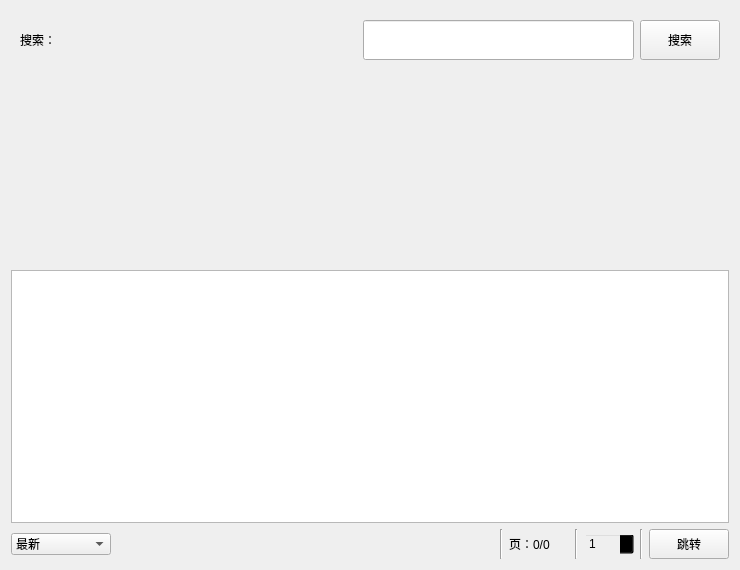
<?xml version="1.0" encoding="UTF-8"?>
<ui version="4.0">
 <class>Search</class>
 <widget class="QWidget" name="Search">
  <property name="geometry">
   <rect>
    <x>0</x>
    <y>0</y>
    <width>740</width>
    <height>570</height>
   </rect>
  </property>
  <property name="minimumSize">
   <size>
    <width>80</width>
    <height>0</height>
   </size>
  </property>
  <property name="windowTitle">
   <string>搜索</string>
  </property>
  <layout class="QVBoxLayout" name="verticalLayout">
   <item>
    <widget class="QWidget" name="searchWidget" native="true">
     <property name="minimumSize">
      <size>
       <width>0</width>
       <height>0</height>
      </size>
     </property>
     <layout class="QVBoxLayout" name="verticalLayout_2">
      <item>
       <layout class="QHBoxLayout" name="horizontalLayout_2">
        <property name="spacing">
         <number>6</number>
        </property>
        <property name="sizeConstraint">
         <enum>QLayout::SetMinimumSize</enum>
        </property>
        <item>
         <widget class="QLabel" name="label_2">
          <property name="minimumSize">
           <size>
            <width>60</width>
            <height>0</height>
           </size>
          </property>
          <property name="maximumSize">
           <size>
            <width>60</width>
            <height>40</height>
           </size>
          </property>
          <property name="toolTip">
           <string>&lt;html&gt;&lt;head/&gt;&lt;body&gt;&lt;p&gt;搜寻的最佳姿势?&lt;/p&gt;&lt;p&gt;【包含搜寻】&lt;/p&gt;&lt;p&gt;搜寻全彩[空格][+]人妻,仅显示全彩且是人妻的本本&lt;/p&gt;&lt;p&gt;范例:全彩 +人妻&lt;br/&gt;&lt;/p&gt;&lt;p&gt;【排除搜寻】&lt;/p&gt;&lt;p&gt;搜寻全彩[空格][]人妻,显示全彩并排除人妻的本本&lt;/p&gt;&lt;p&gt;范例:全彩 -人妻&lt;br/&gt;&lt;/p&gt;&lt;p&gt;【我都要搜寻】&lt;/p&gt;&lt;p&gt;搜寻全彩[空格]人妻,会显示所有包含全彩及人妻的本本&lt;/p&gt;&lt;p&gt;范例:全彩 人妻&lt;/p&gt;&lt;/body&gt;&lt;/html&gt;</string>
          </property>
          <property name="text">
           <string>搜索：</string>
          </property>
         </widget>
        </item>
        <item>
         <widget class="TagListWidget" name="tagWidget">
          <property name="minimumSize">
           <size>
            <width>0</width>
            <height>40</height>
           </size>
          </property>
          <property name="maximumSize">
           <size>
            <width>16777215</width>
            <height>40</height>
           </size>
          </property>
          <property name="styleSheet">
           <string notr="true">QListWidget {background-color:transparent;}
QListWidget::item {
    background-color:rgb(251, 239, 243);
    color: rgb(196, 95, 125);
	border:2px solid red;
    border-radius: 10px;
	border-color:rgb(196, 95, 125);
}
/* 鼠标在按钮上时，按钮颜色 */
 QListWidget::item:hover 
{
    background-color:rgb(21, 85, 154);
    border-radius: 10px;
    color: rgb(0, 0, 0);
}
</string>
          </property>
          <property name="frameShape">
           <enum>QFrame::NoFrame</enum>
          </property>
         </widget>
        </item>
        <item>
         <widget class="SearchLineEdit" name="lineEdit">
          <property name="minimumSize">
           <size>
            <width>40</width>
            <height>40</height>
           </size>
          </property>
          <property name="maximumSize">
           <size>
            <width>16777215</width>
            <height>40</height>
           </size>
          </property>
          <property name="clearButtonEnabled">
           <bool>true</bool>
          </property>
         </widget>
        </item>
        <item>
         <widget class="QPushButton" name="searchButton">
          <property name="maximumSize">
           <size>
            <width>16777215</width>
            <height>40</height>
           </size>
          </property>
          <property name="text">
           <string>搜索</string>
          </property>
         </widget>
        </item>
       </layout>
      </item>
      <item>
       <widget class="QLabel" name="searchTab">
        <property name="enabled">
         <bool>true</bool>
        </property>
        <property name="text">
         <string/>
        </property>
        <property name="textInteractionFlags">
         <set>Qt::TextBrowserInteraction</set>
        </property>
       </widget>
      </item>
     </layout>
    </widget>
   </item>
   <item>
    <widget class="ComicListWidget" name="bookList"/>
   </item>
   <item>
    <layout class="QHBoxLayout" name="horizontalLayout">
     <item>
      <widget class="QComboBox" name="sortCombox">
       <property name="enabled">
        <bool>true</bool>
       </property>
       <property name="minimumSize">
        <size>
         <width>100</width>
         <height>0</height>
        </size>
       </property>
       <item>
        <property name="text">
         <string>最新</string>
        </property>
       </item>
       <item>
        <property name="text">
         <string>最多点击</string>
        </property>
       </item>
       <item>
        <property name="text">
         <string>最多图片</string>
        </property>
       </item>
       <item>
        <property name="text">
         <string>最多爱心</string>
        </property>
       </item>
      </widget>
     </item>
     <item>
      <spacer name="horizontalSpacer_2">
       <property name="orientation">
        <enum>Qt::Horizontal</enum>
       </property>
       <property name="sizeHint" stdset="0">
        <size>
         <width>40</width>
         <height>20</height>
        </size>
       </property>
      </spacer>
     </item>
     <item>
      <widget class="Line" name="line_4">
       <property name="orientation">
        <enum>Qt::Vertical</enum>
       </property>
      </widget>
     </item>
     <item>
      <widget class="QLabel" name="label">
       <property name="minimumSize">
        <size>
         <width>60</width>
         <height>30</height>
        </size>
       </property>
       <property name="maximumSize">
        <size>
         <width>16777215</width>
         <height>30</height>
        </size>
       </property>
       <property name="text">
        <string>页：0/0</string>
       </property>
      </widget>
     </item>
     <item>
      <widget class="Line" name="line_5">
       <property name="orientation">
        <enum>Qt::Vertical</enum>
       </property>
      </widget>
     </item>
     <item>
      <widget class="QSpinBox" name="spinBox">
       <property name="minimumSize">
        <size>
         <width>50</width>
         <height>0</height>
        </size>
       </property>
       <property name="styleSheet">
        <string notr="true">background-color:transparent;</string>
       </property>
       <property name="minimum">
        <number>1</number>
       </property>
       <property name="maximum">
        <number>1</number>
       </property>
      </widget>
     </item>
     <item>
      <widget class="Line" name="line_6">
       <property name="orientation">
        <enum>Qt::Vertical</enum>
       </property>
      </widget>
     </item>
     <item>
      <widget class="QPushButton" name="jumpPage">
       <property name="minimumSize">
        <size>
         <width>60</width>
         <height>30</height>
        </size>
       </property>
       <property name="maximumSize">
        <size>
         <width>16777215</width>
         <height>30</height>
        </size>
       </property>
       <property name="text">
        <string>跳转</string>
       </property>
      </widget>
     </item>
    </layout>
   </item>
  </layout>
 </widget>
 <customwidgets>
  <customwidget>
   <class>ComicListWidget</class>
   <extends>QListWidget</extends>
   <header location="global">component.list.comic_list_widget.h</header>
  </customwidget>
  <customwidget>
   <class>SearchLineEdit</class>
   <extends>QLineEdit</extends>
   <header location="global">component.line_edit.search_line_edit.h</header>
  </customwidget>
  <customwidget>
   <class>TagListWidget</class>
   <extends>QListWidget</extends>
   <header location="global">component.list.tag_list_widget.h</header>
  </customwidget>
 </customwidgets>
 <resources/>
 <connections/>
</ui>
